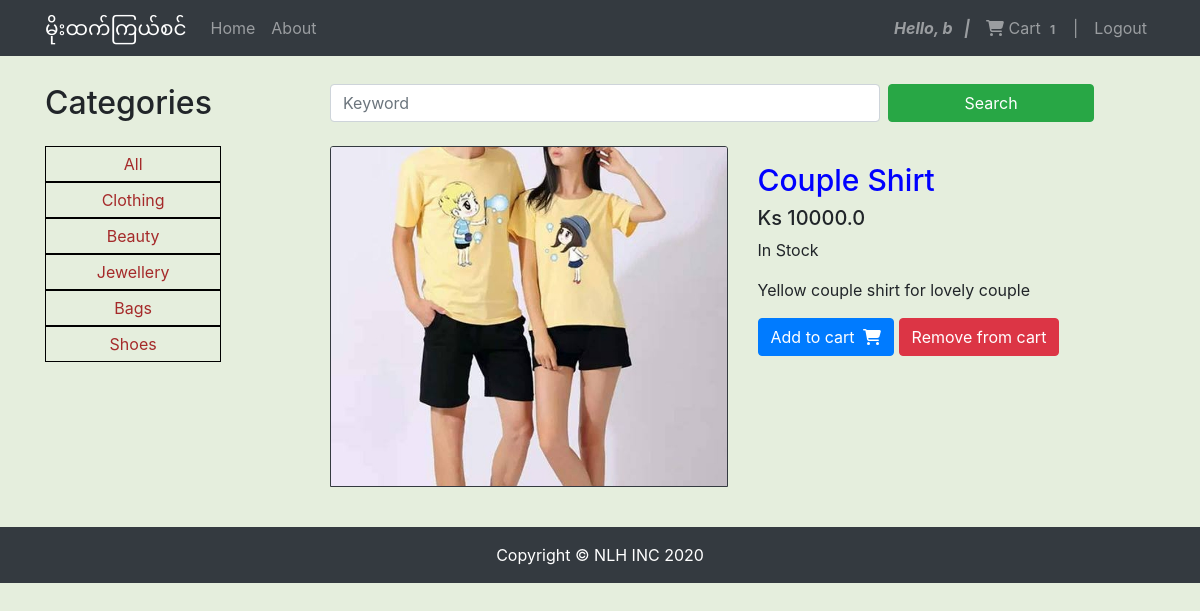
The page /item/couple-shirt/ (signed in) on the database its author committed.
### core/models.py (models this page shows, shortened)
class Order(models.Model):
    user = models.ForeignKey(settings.AUTH_USER_MODEL,
                             on_delete=models.CASCADE)
    ref_code = models.CharField(max_length=20, blank=True, null=True)
    items = models.ManyToManyField(OrderItem)
    start_date = models.DateTimeField(auto_now_add=True)
    ordered_date = models.DateTimeField()
    ordered = models.BooleanField(default=False)

class Item(models.Model):
    name = models.CharField(max_length=200)
    price = models.FloatField()
    category = models.CharField(choices=CategoryChoice.choices, max_length=20)
    gender = models.CharField(
        choices=GenderChoice.choices,
        max_length=20,
        default='both',
        null=True
    )
    stock = models.IntegerField()
    description = models.TextField()
    image = ResizedImageField(
        size=[700, 600],
        quality=99,
        crop=['middle', 'center'],
        upload_to='images'
    )
    slug = models.SlugField(null=False, unique=True)
    rating = models.CharField(
        choices=RatingChoice.choices,
        max_length=20,
        null=True
    )
    def get_absolute_url(self):
        return reverse("core:item", kwargs={
            'slug': self.slug
        })
    def check_stock(self):
        if self.stock > 0:
            isInStock = 'In Stock'
        else:
            isInStock = 'Out Of Stock'
        return isInStock
    def get_add_to_cart_url(self):
        return reverse("core:add-to-cart", kwargs={
            'slug': self.slug
        })
    def get_remove_from_cart_url(self):
        return reverse("core:remove-from-cart", kwargs={
            'slug': self.slug
        })

### core/views.py (the view)
# urls.py: path('item/<slug>/', ItemView.as_view(), name='item'),
class ItemView(DetailView):
    model = Item
    template_name = "item.html"
    def get_context_data(self, **kwargs):
        context = super().get_context_data(**kwargs)
        context['categories'] = CategoryChoice.values
        return context

### core/templatetags/home_tags.py (called while the page is built)
@register.filter
def cart_item_count(user):
    if user.is_authenticated:
        qs = Order.objects.filter(user=user, ordered=False)
        if qs.exists():
            return qs[0].items.count()
    return 0

### core/templates/item.html
{% extends 'base.html' %}
{% load static %}
{% block content %}
<div class="row">
  <div class="col-lg-3">
    <h2 class="my-4">Categories</h2>
    <div class="nav col-lg-9">
      <a href="{% url 'core:home' %}" class="my-cat-nav col-lg-12 col-md-2 col-sm-12">All</a>
      {% for cat in categories %}
      <a href="{% url 'core:homeByCategory' category=cat %}" class="my-cat-nav col-lg-12 col-md-2 col-sm-12">{{cat}}</a>
      {% endfor %}
    </div>
  </div>
  <div class="col-lg-9">
    <form class="form-inline mt-4 my-2">
      <input class="form-control mr-sm-2 col-lg-8 col-md-8 col-sm-8 col-8" type="search" placeholder="Keyword"
        aria-label="Search">
      <button class="btn btn-success my-2 my-sm-0 col-lg-3 col-md-3 col-sm-3 col-3" type="submit">Search</button>
    </form>
    <div class="row my-4">
      <div class="col-lg-6">
        <a href="{{ object.get_absolute_url }}"><img class="card-img-top border border-dark"
            src="{{ object.image.url }}" alt="No Image"></a>
      </div>
      <div class="col-lg-6 mt-3">
        <h5 style="font-size: 30px; color: blue">{{ item.name }}</h5>
        <h5>Ks {{ object.price }}</h5>
        <p>{{ object.check_stock }}</p>
        <p class="card-text">{{ object.description }} </p>
        <a href="{{ object.get_add_to_cart_url }}" class="btn btn-primary btn-md my-0 p">
          Add to cart
          <i class="fas fa-shopping-cart ml-1"></i>
        </a>
        <a href="{{ object.get_remove_from_cart_url }}" class="btn btn-danger btn-md my-0 p">
          Remove from cart
        </a>
      </div>
    </div>
  </div>
</div>
{% endblock %}

### core/templates/base.html (shortened to what this page needs)
<!DOCTYPE html>
{% load static %}
{% load home_tags %}
<html lang="en">
<head>
  <link href="{% static 'css/mystyle.css' %}" rel="stylesheet">
  <link href="{% static 'bootstrap/css/bootstrap.min.css' %}" rel="stylesheet">
</head>
<body style="padding-top: 60px; background-color: rgb(229, 238, 221);">
  <nav class="navbar navbar-expand-lg navbar-dark bg-dark fixed-top">
    <div class="container">
      <a class="navbar-brand" href="{% url 'core:home' %}">မိုးထက်ကြယ်စင်</a>
      <div class="collapse navbar-collapse" id="navbarResponsive">
        <ul class="navbar-nav">
          <li class="nav-item"><a class="nav-link" href="{% url 'core:home' %}">Home</a></li>
          <li class="nav-item"><a class="nav-link" href="{% url 'core:about' %}">About</a></li>
        </ul>
        <ul class="navbar-nav ml-auto">
          {% if user.is_authenticated %}
          <li class="nav-item">
            <a class="nav-link navbar-text font-italic font-weight-bolder"
              href="{% url 'core:profile' username=user.username %}">
              Hello, {{ user.username }} &nbsp; |
            </a>
          </li>
          <li class="nav-item">
            <a href="{% url 'core:order-summary' %}" class="nav-link waves-effect">
              <i class="fas fa-shopping-cart"></i>
              <span class="clearfix d-none d-sm-inline-block"> Cart </span>
              <span class="badge red z-depth-1 mr-1"> {{ user|cart_item_count }}</span>
              &nbsp;|
            </a>
          </li>
          <li class="nav-item"><a class="nav-link" href="{% url 'core:logout' %}">Logout</a></li>
          {% else %}
          <li class="nav-item"><a class="nav-link" href="{% url 'core:register' %}">Register</a></li>
          <li class="nav-item"><a class="nav-link" href="{% url 'core:login' %}">Login</a></li>
          {% endif %}
        </ul>
      </div>
    </div>
  </nav>
  <div class="container">
    {% block content %}
    {% endblock %}
  </div>
  <footer class="mt-3 py-3 bg-dark">
    <div class="container">
      <p class="m-0 text-center text-white">Copyright &copy; NLH INC 2020</p>
    </div>
  </footer>
</body>
</html>

### static/css/mystyle.css (style rules this page uses)
.my-cat-nav { border: 1px solid black; text-align: center; padding: 5px; }
.nav a { color: brown; text-decoration: none !important; }

### rows shown on the page
Item: image (picture), name "Couple Shirt", price "10000.0", check_stock "In Stock", description "Yellow couple shirt for lovely couple"

### other values the page prints
{{ user.username }} "b"
{{ user|cart_item_count }} "1"
{{ cat }} "Clothing" "Beauty" "Jewellery" "Bags" "Shoes"
